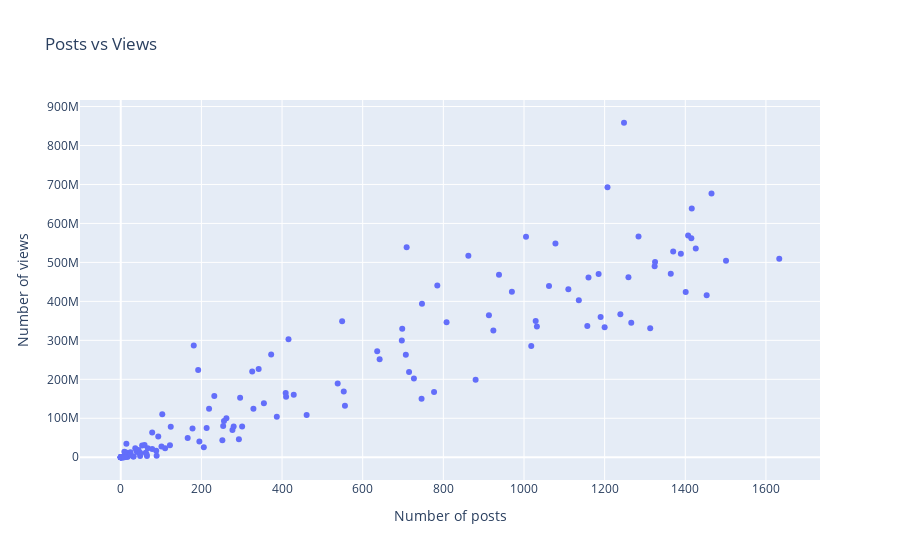

The notebook cell this image was saved under:
### Markdown cell above
* Also, as the team size increases, following the increasing of posts, it also increases the number of posts views per team.
* The peak as in a team with 331 users, which sums together almost 1 billion posts views.

### Code cell
# Posts vs Views
fig = px.scatter(x=teamactivity.posts, y=teamactivity.views,
                 labels={'x':'Number of posts', 'y':'Number of views'},
                  title='Posts vs Views')
fig.show()

### Figure 1 — Plotly figure (JSON) as saved in the notebook; plotly's stock layout.template omitted (floating-point values rounded to 4 significant figures; data arrays with more than 128 entries replaced by an {"elided": "..."} marker saying what was removed)
{"data": [{"hoverlabel": {"namelength": 0}, "hovertemplate": "Number of posts=%{x}<br>Number of views=%{y}", "legendgroup": "", "marker": {"color": "#636efa", "symbol": "circle"}, "mode": "markers", "name": "", "showlegend": false, "type": "scatter", "x": {"elided": "150 int values"}, "xaxis": "x", "y": {"elided": "150 int values"}, "yaxis": "y"}], "layout": {"autosize": true, "legend": {"tracegroupgap": 0}, "title": {"text": "Posts vs Views"}, "xaxis": {"anchor": "y", "autorange": true, "domain": [0, 1], "range": [-105.5, 1738.0], "title": {"text": "Number of posts"}, "type": "linear"}, "yaxis": {"anchor": "x", "autorange": true, "domain": [0, 1], "range": [-62870000.0, 921200000.0], "title": {"text": "Number of views"}, "type": "linear"}}}
